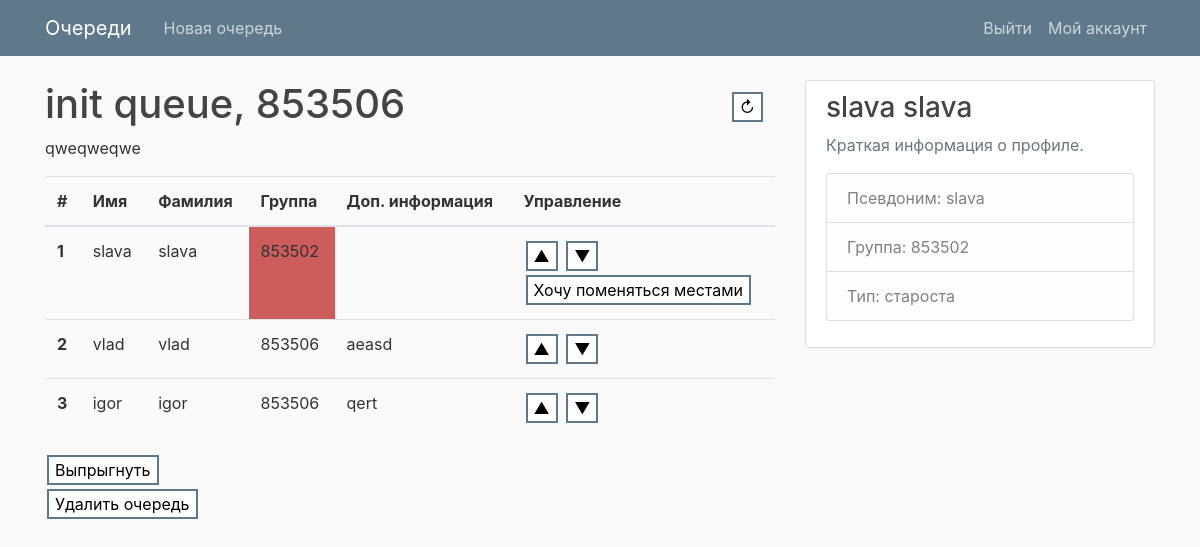
Page /lab_queue/1/ (signed in) on the earlier database version.
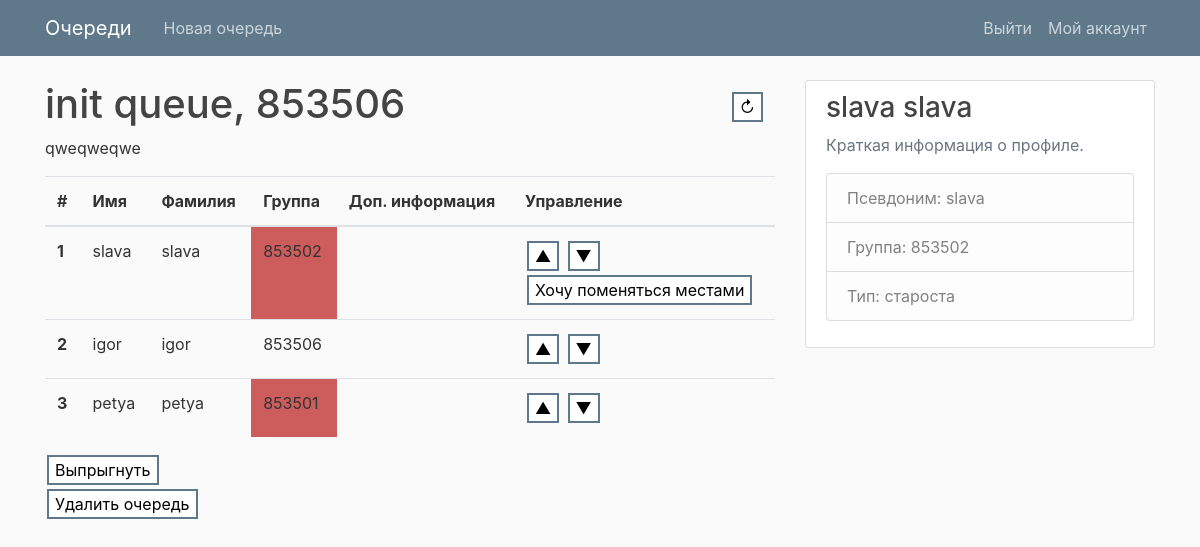
Same page on the later database version.
### vl/apps/lab_queue/models.py (models this page shows, shortened)
class Queue(models.Model):
    queue_id = models.AutoField(primary_key=True)
    queue_title = models.CharField('название очереди', max_length = 100)
    queue_group = models.IntegerField('номер группы')
    queue_info = models.TextField('дополнительная информация')
    queue_create_date = models.DateTimeField('дата создания', auto_now_add = True, blank = True)
    class Meta:
        verbose_name = 'Queue'
        verbose_name_plural = 'Queues'

class UserInQueue(models.Model):
    queue_id = models.AutoField(primary_key=True)
    uiq_user_id = models.IntegerField('id пользователя')
    uiq_queue_id = models.ForeignKey(Queue, on_delete = models.CASCADE)
    uiq_info = models.TextField('дополнительная информация', blank=True, default='')
    uiq_group = models.IntegerField('группа пользователя', blank=True, default=0)
    uiq_first_name = models.CharField('имя пользователя', max_length = 100, blank=True, default='')
    uiq_second_name = models.CharField('фамилия пользователя', max_length = 100, blank=True, default='')
    uiq_want_to_swap = models.BooleanField('хочет ли поменяться местами', blank=True, default=False)
    uiq_index = models.IntegerField('порядковый номер в очереди', blank=False, default=0)
    class Meta:
        verbose_name = 'User in queue'
        verbose_name_plural = 'Users in queues'

class Profile(models.Model):
    user = models.OneToOneField(User, on_delete=models.CASCADE)
    user_type = models.CharField('тип пользователя', max_length = 20, blank=True)
    user_group = models.IntegerField('группа пользователя', blank=True)
    class Meta:
        verbose_name = 'Profile'
        verbose_name_plural = 'Profiles'

### vl/apps/lab_queue/views.py (the view, shortened to what this page needs)
# urls.py: path('<int:queue_id>/', lab_queue_views.detail, name = 'detail'),
@login_required
def detail(request, queue_id):
    queue_enter_form = QueueEnterForm()
    queue = Queue.objects.get( queue_id = queue_id )
    users = UserInQueue.objects.filter( uiq_queue_id = queue_id ).order_by('uiq_index')
    current_user = list(filter(lambda item: item.uiq_user_id == request.user.id, users))
    context = {
        'queue': queue,
        'users': users,
    }
    queue = Queue.objects.get( queue_id = queue_id )
    users = UserInQueue.objects.filter( uiq_queue_id = queue_id ).order_by('uiq_index')
    current_user = list(filter(lambda item: item.uiq_user_id == request.user.id, users))
    context = {
        'queue': queue,
        'users': users,
    }
    if len(current_user) != 0:
        context.update({'current_user': current_user[0]})
    else:
        context.update({'queue_enter_form': queue_enter_form})
    return render(request, 'lab_queue/detail.html', context)

### vl/templates/lab_queue/detail.html (shortened to what this page needs)
{% extends 'base.html' %}
{% load crispy_forms_tags %}
{% block content %}
    <div>
        <div style="float: left;">
            <h1>{{queue.queue_title}}, {{queue.queue_group}}</h1>
            <p>{{queue.queue_info}}</p>
        </div>
        <div style="float: right; margin: 10px">
            <form action=""> {% csrf_token %}
                <button class="button_main_empty" type="submit">↻</button>
            </form>
        </div>
    </div>
    {% if users %}
        <table class="table">
            <thead>
              <tr>
                <th scope="col">#</th>
                <th scope="col">Имя</th>
                <th scope="col">Фамилия</th>
                <th scope="col">Группа</th>
                <th scope="col">Доп. информация</th>
                <th scope="col">Управление</th>
              </tr>
            </thead>
            <tbody>
                {% for user_in_queue in users %}
                <tr>
                    <th scope="row">{{user_in_queue.uiq_index}}</th>
                    <td>{{user_in_queue.uiq_first_name}}</td>
                    <td>{{user_in_queue.uiq_second_name}}</td>
                    <td class="{% if user_in_queue.uiq_group != queue.queue_group %}wrong_group{% endif %}">{{user_in_queue.uiq_group}}</td>
                    <td>{{user_in_queue.uiq_info}}</td>
                    <td>
                        {% if user.profile.user_type == 'headman' %}
                        <form action='' method='POST'>{% csrf_token %}
                            <div>
                                <button class="button_main_empty" type='submit' name='queue_move_up' value="{{user_in_queue.uiq_user_id}}">▲</button>
                                <button class="button_main_empty" type='submit' name='queue_move_down' value="{{user_in_queue.uiq_user_id}}">▼</button>
                            </div>
                        </form>
                        {% endif %}
                        {% if current_user and user_in_queue.uiq_user_id == current_user.uiq_user_id %}
                            <form action='' method='POST'> {% csrf_token %}
                                <button class="button_main_empty" type='submit' name='queue_swap_state'>
                                    {% if current_user.uiq_want_to_swap %}
                                        Не хочу меняться местами
                                    {% else %}
                                        Хочу поменяться местами
                                    {% endif %}
                                </button>
                            </form>
                        {% endif %}
                    </td>
                </tr>
                {% endfor %}
            </tbody>
          </table>
    {% else %}
        <br>Эта очередь пустая<br>
    {% endif %}
    {% if user.id != current_user.uiq_user_id %}
        <form action='' method='POST'> {% csrf_token %}
            <button class="button_main_empty" type='submit' name='queue_enter'>Запрыгнуть в очередь</button>
            {{ queue_enter_form|crispy }}
        </form>
    {% else %}
        <form action='' method='POST'> {% csrf_token %}
            <button class="button_main_empty" type='submit' name='queue_exit'>Выпрыгнуть</button>
        </form>
    {% endif %}
    {% if user.profile.user_type == 'headman' %}
        <form action='' method='POST'> {% csrf_token %}
            <div>
                {% if not queue_delete_start %}
                    <button class="button_main_empty" type='submit' name='queue_delete_start'>Удалить очередь</button>
                {% else %}
                    <p>Уверены?</p>
                    <button class="button_main_empty" type='submit' name='queue_delete_confirm_true' value="{{queue.queue_id}}">Да</button>
                    <button class="button_main_empty" type='submit' name='queue_delete_confirm_false'>Нет</button>
                {% endif %}
            </div>
        </form>
    {% endif %}
{% endblock %}

### vl/templates/base.html (shortened to what this page needs)
{% load static %}
<!DOCTYPE html>
<html lang="en">
<head>
    <link rel="stylesheet" href="https://maxcdn.bootstrapcdn.com/bootstrap/4.0.0/css/bootstrap.min.css">
    <link rel="stylesheet" type="text/css" href="{% static 'main.css' %}">
</head>
<body>
    <header class="site-header">
        <nav class="navbar navbar-expand-md navbar-dark bg-steel fixed-top">
            <div class="container">
                <a class="navbar-brand mr-4" href="/lab_queue">Очереди</a>
                <div class="navbar-nav mr-auto">
                    <a class="nav-item nav-link" href="{% url 'lab_queue:newqueue' %}">Новая очередь</a>
                </div>
                <div class="navbar-nav">
                    {% if user.is_authenticated %}
                        <a class="nav-item nav-link" href="{% url 'lab_queue:logout' %}">Выйти</a>
                        <a class="nav-item nav-link" href="{% url 'lab_queue:account' %}">Мой аккаунт</a>
                    {% else %}
                        <a class="nav-item nav-link" href="{% url 'lab_queue:login' %}">Войти</a>
                        <a class="nav-item nav-link" href="{% url 'lab_queue:register' %}">Зарегистрироваться</a>
                    {% endif%}
                </div>
            </div>
        </nav>
    </header>
    <main role="main" class="container">
        <div class="row">
        <div class="col-md-8">
            {% block content %}{% endblock %}
        </div>
        {% if user.username != '' %}
        <div class="col-md-4">
            <div class="content-section">
            <h3>{{user.first_name}} {{user.last_name}}</h3>
            <p class='text-muted'>Краткая информация о профиле.
                <ul class="list-group">
                <li class="list-group-item list-group-item-light">Псевдоним: {{user.username}}</li>
                <li class="list-group-item list-group-item-light">Группа: {{user.profile.user_group}}</li>
                <li class="list-group-item list-group-item-light">Тип:
                    {% if user.profile.user_type == 'student' %}
                        студент
                    {% elif user.profile.user_type == 'headman' %}
                        староста
                    {% elif user.profile.user_type == 'teacher' %}
                        учитель
                    {% else %}
                        неизвестно
                    {% endif %}
                </li>
                </ul>
            </p>
            </div>
        </div>
        {% endif %}
        </div>
    </main>
</body>
</html>

### vl/static/lab_queue/main.css (style rules this page uses)
body { background: #fafafa; color: #333333; margin-top: 5rem; }
h1, h2, h3, h4, h5, h6 { color: #444444; }
ul { margin: 0; }
.bg-steel { background-color: #5f788a; }
.site-header .navbar-nav .nav-link { color: #cbd5db; }
.content-section { background: #ffffff; padding: 10px 20px; border: 1px solid #dddddd; border-radius: 3px; margin-bottom: 20px; }
.button_main_empty { margin: 2px; background-color: white; color: black; border: 2px solid #5f788a; }
.button_main_empty { transition-duration: 0.4s; }
.wrong_group { background-color: indianred; }

Differences in the rows shown:
removed UserInQueue: uiq_index "2", uiq_first_name "vlad", uiq_second_name "vlad", uiq_group "853506", uiq_info "aeasd", {{ user_in_queue.uiq_user_id }} 9 (drawn)
removed UserInQueue: uiq_index "3", uiq_first_name "igor", uiq_second_name "igor", uiq_group "853506", uiq_info "qert", {{ user_in_queue.uiq_user_id }} 12 (drawn)
added UserInQueue: uiq_index "2", uiq_first_name "igor", uiq_second_name "igor", uiq_group "853506", {{ user_in_queue.uiq_user_id }} 12 (drawn)
added UserInQueue: uiq_index "3", uiq_first_name "petya", uiq_second_name "petya", uiq_group "853501", {{ user_in_queue.uiq_user_id }} 16 (drawn)
